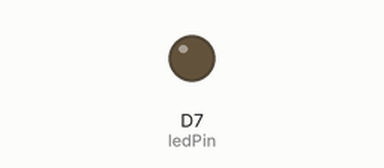
This sketch was run on a simulated ESP8266 (NodeMCU). On the bench: output pins drawn as LEDs (lit = HIGH).

Above: at 0.05 s.
At 3.2 s:
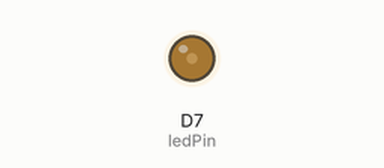
At 6.4 s:
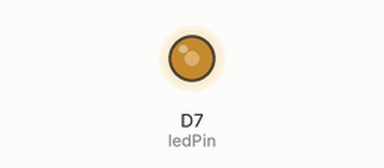
At 12.75 s:
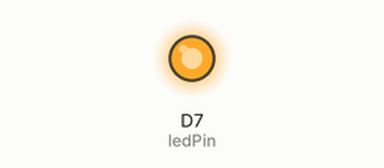
Timing chart, 0 to 16.6 s (numbered marks = the images above):
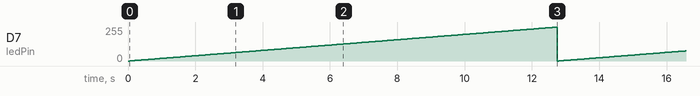

The sketch:

PWM.ino
```cpp
int ledPin = D7;

void setup() {
  pinMode(ledPin, OUTPUT);
}

void loop() {
  for(int i = 0; i < 255; i++) {
    analogWrite(ledPin, i);
    delay(50);
  }
}
```

Measured:
- by itself, D7 (ledPin): ramps from 0/255 to 254/255 and jumps back, once every 12.8 s
